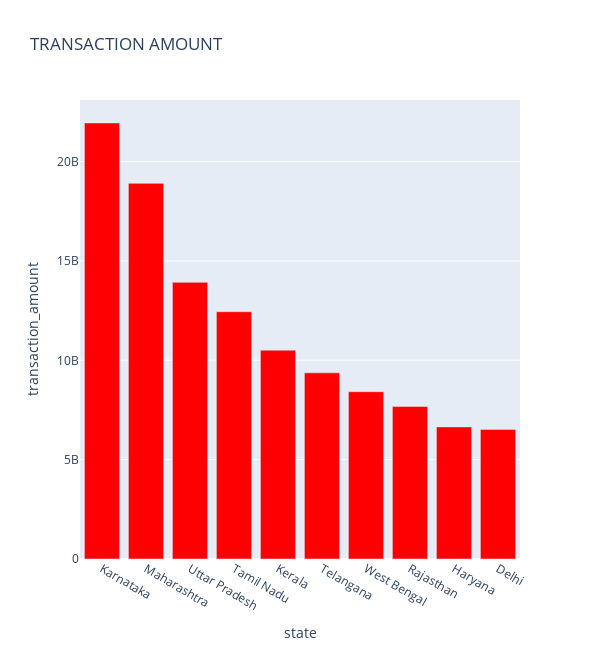
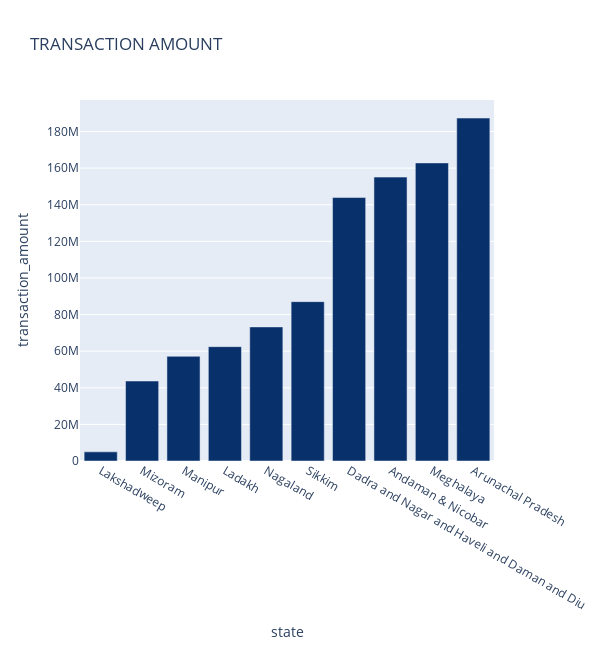
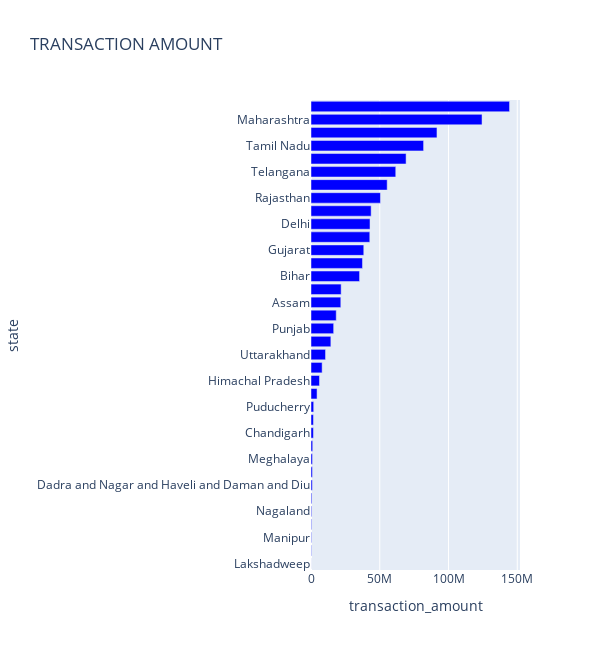

The cell these charts' notebook holds for them, in order:
### Markdown cell above
### Output for 10 top Charts

### Code cell
top_chart_transaction_amount("aggregated_insurance")

### Figure 1 — Plotly figure (JSON) as saved in the notebook; plotly's stock layout.template omitted (floating-point values rounded to 4 significant figures)
{"data": [{"hovertemplate": "<b>%{hovertext}</b><br><br>state=%{x}<br>transaction_amount=%{y}<extra></extra>", "hovertext": ["Karnataka", "Maharashtra", "Uttar Pradesh", "Tamil Nadu", "Kerala", "Telangana", "West Bengal", "Rajasthan", "Haryana", "Delhi"], "legendgroup": "", "marker": {"color": "rgb(255,0,0)", "pattern": {"shape": ""}}, "name": "", "orientation": "v", "showlegend": false, "textposition": "auto", "type": "bar", "x": ["Karnataka", "Maharashtra", "Uttar Pradesh", "Tamil Nadu", "Kerala", "Telangana", "West Bengal", "Rajasthan", "Haryana", "Delhi"], "xaxis": "x", "y": [21945238776, 18905028288, 13922771960, 12444058024, 10509748056, 9368476120, 8419705912, 7677230880, 6647849816, 6522921376], "yaxis": "y"}], "layout": {"barmode": "relative", "height": 650, "legend": {"tracegroupgap": 0}, "title": {"text": "TRANSACTION AMOUNT"}, "width": 600, "xaxis": {"anchor": "y", "domain": [0, 1], "title": {"text": "state"}}, "yaxis": {"anchor": "x", "domain": [0, 1], "title": {"text": "transaction_amount"}}}}

### Figure 2 — Plotly figure (JSON) as saved in the notebook; plotly's stock layout.template omitted (floating-point values rounded to 4 significant figures)
{"data": [{"hovertemplate": "<b>%{hovertext}</b><br><br>state=%{x}<br>transaction_amount=%{y}<extra></extra>", "hovertext": ["Lakshadweep", "Mizoram", "Manipur", "Ladakh", "Nagaland", "Sikkim", "Dadra and Nagar and Haveli and Daman and Diu", "Andaman & Nicobar", "Meghalaya", "Arunachal Pradesh"], "legendgroup": "", "marker": {"color": "rgb(8,48,107)", "pattern": {"shape": ""}}, "name": "", "orientation": "v", "showlegend": false, "textposition": "auto", "type": "bar", "x": ["Lakshadweep", "Mizoram", "Manipur", "Ladakh", "Nagaland", "Sikkim", "Dadra and Nagar and Haveli and Daman and Diu", "Andaman & Nicobar", "Meghalaya", "Arunachal Pradesh"], "xaxis": "x", "y": [4992296, 43700736, 57203632, 62466664, 73252936, 87067072, 143939312, 155094336, 162858896, 187366040], "yaxis": "y"}], "layout": {"barmode": "relative", "height": 650, "legend": {"tracegroupgap": 0}, "title": {"text": "TRANSACTION AMOUNT"}, "width": 600, "xaxis": {"anchor": "y", "domain": [0, 1], "title": {"text": "state"}}, "yaxis": {"anchor": "x", "domain": [0, 1], "title": {"text": "transaction_amount"}}}}

### Figure 3 — Plotly figure (JSON) as saved in the notebook; plotly's stock layout.template omitted (floating-point values rounded to 4 significant figures)
{"data": [{"hovertemplate": "<b>%{hovertext}</b><br><br>transaction_amount=%{x}<br>state=%{y}<extra></extra>", "hovertext": ["Lakshadweep", "Mizoram", "Manipur", "Ladakh", "Nagaland", "Sikkim", "Dadra and Nagar and Haveli and Daman and Diu", "Andaman & Nicobar", "Meghalaya", "Arunachal Pradesh", "Chandigarh", "Tripura", "Puducherry", "Goa", "Himachal Pradesh", "Jammu & Kashmir", "Uttarakhand", "Chhattisgarh", "Punjab", "Jharkhand", "Assam", "Odisha", "Bihar", "Madhya Pradesh", "Gujarat", "Andhra Pradesh", "Delhi", "Haryana", "Rajasthan", "West Bengal", "Telangana", "Kerala", "Tamil Nadu", "Uttar Pradesh", "Maharashtra", "Karnataka"], "legendgroup": "", "marker": {"color": "rgb(0,0,255)", "pattern": {"shape": ""}}, "name": "", "orientation": "h", "showlegend": false, "textposition": "auto", "type": "bar", "x": [36710.0, 287500.0, 376300.0, 411000.0, 481900.0, 572800.0, 947000.0, 1020000.0, 1071000.0, 1233000.0, 1752000.0, 1776000.0, 1954000.0, 4407000.0, 6173000.0, 8101000.0, 10560000.0, 14440000.0, 16480000.0, 18350000.0, 21680000.0, 21920000.0, 35320000.0, 37430000.0, 38380000.0, 42750000.0, 42910000.0, 43740000.0, 50510000.0, 55390000.0, 61630000.0, 69140000.0, 81870000.0, 91600000.0, 124400000.0, 144400000.0], "xaxis": "x", "y": ["Lakshadweep", "Mizoram", "Manipur", "Ladakh", "Nagaland", "Sikkim", "Dadra and Nagar and Haveli and Daman and Diu", "Andaman & Nicobar", "Meghalaya", "Arunachal Pradesh", "Chandigarh", "Tripura", "Puducherry", "Goa", "Himachal Pradesh", "Jammu & Kashmir", "Uttarakhand", "Chhattisgarh", "Punjab", "Jharkhand", "Assam", "Odisha", "Bihar", "Madhya Pradesh", "Gujarat", "Andhra Pradesh", "Delhi", "Haryana", "Rajasthan", "West Bengal", "Telangana", "Kerala", "Tamil Nadu", "Uttar Pradesh", "Maharashtra", "Karnataka"], "yaxis": "y"}], "layout": {"barmode": "relative", "height": 650, "legend": {"tracegroupgap": 0}, "title": {"text": "TRANSACTION AMOUNT"}, "width": 600, "xaxis": {"anchor": "y", "domain": [0, 1], "title": {"text": "transaction_amount"}}, "yaxis": {"anchor": "x", "domain": [0, 1], "title": {"text": "state"}}}}
